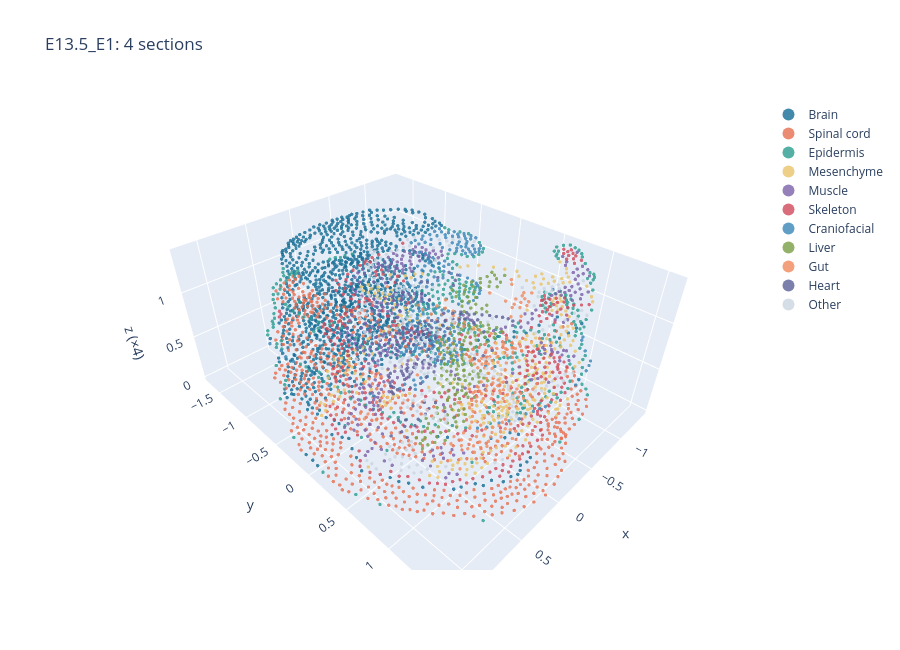

This figure's notebook cell:
### Markdown cell above
## The stack in 3D

The stack holds every point of every section, with (x, y) in the frame of the reference section and z from the gaps. Each coupling of neighbouring sections is kept as sparse *displacement pairs*: the peak partner of every row and of every column, weighted by its mass. These pairs connect the sections. Virtual sections are cut along them, and MGW's 3D kNN graph uses them as edges between sections.

### Code cell
offsets = np.r_[0, np.cumsum([stack_red[s].n_obs for s in stack_names])]
ST = dict(
    names=stack_names, z=z_sec,
    section=np.concatenate([[s] * stack_red[s].n_obs for s in stack_names]),
    xyz=np.vstack([np.c_[reg_xy[k], np.full(len(reg_xy[k]), z_sec[k])] for k in range(n_sec)]),
    labels=np.concatenate([stack_red[s].obs["label_h"].to_numpy(str) for s in stack_names]),
    emb={"X_feat": np.vstack(feats)},
    pairs=[s3.displacement_pairs(couplings[k], offsets[k], offsets[k + 1]) for k in range(n_sec - 1)],
)
c, u, v = s3.principal_axes(ST["xyz"][:, :2])
ST["frame"] = dict(centre=c, u=u, v=v)
PALETTE = cs.class_palette(ST["labels"])
# stretch z for display when the stack is thin compared with a section (at most 4x)
z_stretch = float(np.clip(0.5 * np.ptp(ST["xyz"][:, :2], axis=0).max() / max(np.ptp(z_sec), 1e-12), 1, 4))
plot_stack_3d(ST, PALETTE, title=f"{emb_name(STACK_EMB)}: {n_sec} sections", z_stretch=z_stretch)

### Figure 1 — Plotly figure (JSON) as saved in the notebook; plotly's stock layout.template omitted (floating-point values rounded to 4 significant figures; data arrays with more than 128 entries replaced by an {"elided": "..."} marker saying what was removed)
{"data": [{"marker": {"color": "#146C94", "opacity": 0.8, "size": 2}, "mode": "markers", "name": "Brain", "type": "scatter3d", "x": {"elided": "1142 float values"}, "y": {"elided": "1142 float values"}, "z": {"elided": "1142 float values"}}, {"marker": {"color": "#E76F51", "opacity": 0.8, "size": 2}, "mode": "markers", "name": "Spinal cord", "type": "scatter3d", "x": {"elided": "663 float values"}, "y": {"elided": "663 float values"}, "z": {"elided": "663 float values"}}, {"marker": {"color": "#2A9D8F", "opacity": 0.8, "size": 2}, "mode": "markers", "name": "Epidermis", "type": "scatter3d", "x": {"elided": "350 float values"}, "y": {"elided": "350 float values"}, "z": {"elided": "350 float values"}}, {"marker": {"color": "#E9C46A", "opacity": 0.8, "size": 2}, "mode": "markers", "name": "Mesenchyme", "type": "scatter3d", "x": {"elided": "332 float values"}, "y": {"elided": "332 float values"}, "z": {"elided": "332 float values"}}, {"marker": {"color": "#7B61A8", "opacity": 0.8, "size": 2}, "mode": "markers", "name": "Muscle", "type": "scatter3d", "x": {"elided": "324 float values"}, "y": {"elided": "324 float values"}, "z": {"elided": "324 float values"}}, {"marker": {"color": "#D1495B", "opacity": 0.8, "size": 2}, "mode": "markers", "name": "Skeleton", "type": "scatter3d", "x": {"elided": "304 float values"}, "y": {"elided": "304 float values"}, "z": {"elided": "304 float values"}}, {"marker": {"color": "#3A86B7", "opacity": 0.8, "size": 2}, "mode": "markers", "name": "Craniofacial", "type": "scatter3d", "x": {"elided": "230 float values"}, "y": {"elided": "230 float values"}, "z": {"elided": "230 float values"}}, {"marker": {"color": "#7A9E45", "opacity": 0.8, "size": 2}, "mode": "markers", "name": "Liver", "type": "scatter3d", "x": {"elided": "171 float values"}, "y": {"elided": "171 float values"}, "z": {"elided": "171 float values"}}, {"marker": {"color": "#F08A5D", "opacity": 0.8, "size": 2}, "mode": "markers", "name": "Gut", "type": "scatter3d", "x": {"elided": "167 float values"}, "y": {"elided": "167 float values"}, "z": {"elided": "167 float values"}}, {"marker": {"color": "#5B5F97", "opacity": 0.8, "size": 2}, "mode": "markers", "name": "Heart", "type": "scatter3d", "x": [0.2431, 0.2918, 0.3755, 0.05443, 0.05785, -0.1289, 0.3902, -0.02516, 0.2007, 0.2329, 0.1529, 0.479, -0.05598, 0.3068, 0.2187, 0.2997, 0.1358, 0.3915, 0.3733, 0.1728, 0.3438, 0.2382, -0.04604, 0.4077, -0.1092, 0.4606, 0.4105, 0.1823, 0.2088, 0.4154, 0.1118, -0.05738, 0.09036, 0.312, -0.01799, 0.04341, 0.009498, 0.2082, 0.2683, 0.469, -0.1345, -0.6489, 0.2192, -0.1727, 0.07418, -0.4031, 0.05355, -0.6037, -0.05159, -0.1474, -0.1802, -0.5736, -0.1012, -0.0729, -0.0369, -0.4511, -0.4639, -0.06642, 0.1824, -0.3104, -0.3943, 0.0268, -0.1541, -0.5342, -0.364, -0.6502, 0.3077, -0.005334, -0.4348, 0.01722, -0.08093, -0.09378, 0.1218, 0.05735, -0.4957, -0.3737, 0.1402, 0.009448, 0.1012, -0.3275, -0.6333, -0.002321, -0.05863, -0.444, 0.08934, -0.234, 0.1769, 0.1038, 0.1164, 0.08069, 0.007243, -0.2974, -0.1633, 0.02544, -0.3869, 0.2075, 0.3135, -0.2532, 0.1667, -0.1026, -0.1739, -0.2362, 0.009009, -0.1072, 0.03665], "y": [0.1303, 0.08501, 0.2152, 0.2051, 0.03992, 0.1624, 0.3021, 0.1753, 0.02485, 0.2437, 0.2063, 0.1862, 0.08197, 0.1853, 0.1545, 0.003295, 0.05551, 0.09692, 0.2484, 0.08883, 0.03637, 0.1077, 0.1461, 0.2095, 0.1109, 0.1933, 0.164, 0.1346, 0.2915, 0.1322, 0.2657, 0.211, 0.08837, 0.2709, 0.09007, 0.07609, 0.2628, 0.04812, 0.1544, 0.2257, 0.1721, 0.5905, 0.2205, 0.1252, 0.09755, 0.1884, 0.1767, 0.4419, 0.2394, 0.07595, 0.7353, 0.3881, 0.2212, 0.729, 0.0276, 0.2502, 0.2132, 0.1534, 0.02104, 0.07105, 0.3096, 0.2877, 0.2584, 0.3324, 0.1294, 0.5387, 0.2746, 0.19, 0.166, 0.0676, 0.1002, 0.04237, 0.2086, 0.2249, 0.2748, 0.266, 0.2703, 0.1269, 0.04811, 0.2408, 0.4886, 0.2547, 0.3165, 0.3577, 0.153, 0.1609, 0.357, -0.01165, 0.3397, 0.2721, 0.7046, 0.1921, 0.1933, -0.002164, 0.3606, 0.3025, 0.1403, 0.2612, 0.2592, 0.3501, 0.3077, 0.1809, 0.1684, 0.1751, 0.1283], "z": [0.0, 0.0, 0.0, 0.0, 0.0, 0.0, 0.0, 0.0, 0.0, 0.0, 0.0, 0.0, 0.0, 0.0, 0.5209, 0.5209, 0.5209, 0.5209, 0.5209, 0.5209, 0.5209, 0.5209, 0.5209, 0.5209, 0.5209, 0.5209, 0.5209, 0.5209, 0.5209, 0.5209, 0.5209, 0.5209, 0.5209, 0.5209, 0.5209, 0.5209, 0.5209, 0.5209, 0.5209, 0.5209, 0.5209, 0.909, 0.909, 0.909, 0.909, 0.909, 0.909, 0.909, 0.909, 0.909, 0.909, 0.909, 0.909, 0.909, 0.909, 0.909, 0.909, 0.909, 0.909, 0.909, 0.909, 0.909, 0.909, 0.909, 0.909, 0.909, 0.909, 0.909, 0.909, 0.909, 0.909, 0.909, 0.909, 0.909, 0.909, 0.909, 0.909, 0.909, 0.909, 0.909, 0.909, 0.909, 0.909, 0.909, 0.909, 0.909, 0.909, 0.909, 0.909, 0.909, 0.909, 0.909, 0.909, 0.909, 0.909, 0.909, 0.909, 1.401, 1.401, 1.401, 1.401, 1.401, 1.401, 1.401, 1.401]}, {"marker": {"color": "#CBD5E1", "opacity": 0.8, "size": 2}, "mode": "markers", "name": "Other", "type": "scatter3d", "x": {"elided": "212 float values"}, "y": {"elided": "212 float values"}, "z": {"elided": "212 float values"}}], "layout": {"height": 650, "legend": {"itemsizing": "constant"}, "scene": {"aspectmode": "data", "zaxis": {"title": {"text": "z (×4)"}}}, "title": {"text": "E13.5_E1: 4 sections"}}}
